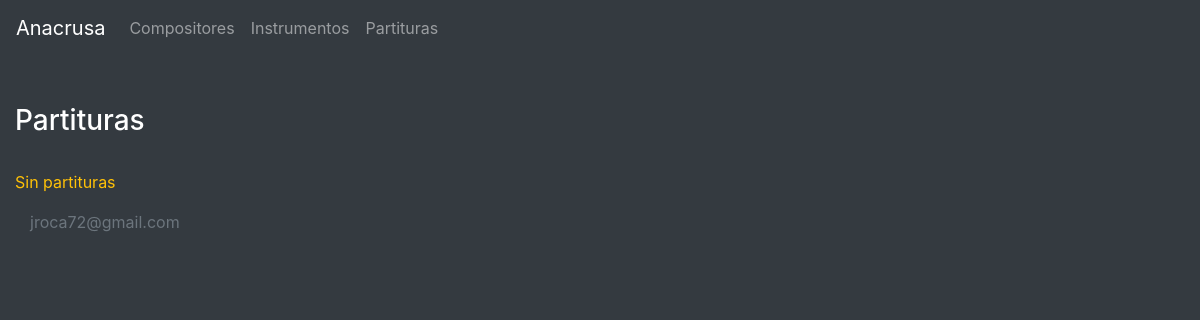
The page /partituras/2/ on the database as committed earlier.
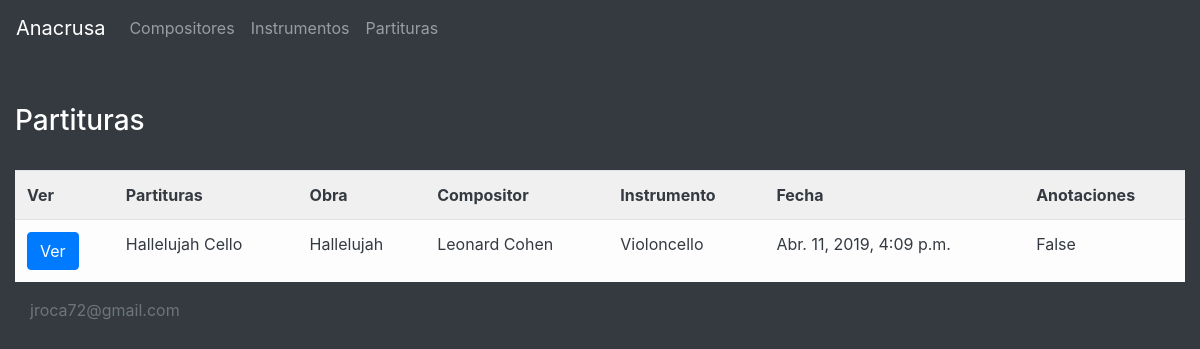
The same page on the database as committed later.
### glissando/models.py (models this page shows, shortened)
class partitura(models.Model):
    partitura = models.CharField(max_length=200)
    obra = models.ForeignKey(obra, default=None, null=False, blank=False)
    instrumento = models.ForeignKey(instrumento, default=None, null=False, blank=False)
    anotaciones = models.BooleanField(default=False)
    fecha = models.DateTimeField(default=datetime.now, blank=False)
    fichero = models.FileField(upload_to="partituras/", null=True, blank=True)
    class Meta:
        verbose_name_plural = "Partituras"

class obra(models.Model):
    obra = models.CharField(max_length=200)
    compositor = models.ForeignKey(compositor,default=None, null=False, blank=False)
    fecha = models.DateTimeField(default=datetime.now, blank=False)
    class Meta:
        verbose_name_plural = "Obras"
    def __unicode__(self):
        return self.obra

class compositor(models.Model):
    compositor = models.CharField(max_length=100)
    class Meta:
        verbose_name_plural = "Compositores"
    def __unicode__(self):
        return self.compositor

class instrumento(models.Model):
    instrumento = models.CharField(max_length=100)
    class Meta:
        verbose_name_plural = "Instrumentos"
    def __unicode__(self):
        return self.instrumento

### glissando/views.py (the view)
# urls.py: url(r'^partituras/(?P<id_obra>[0-9]+)/$', views.partituras , name = 'partituras'),
def partituras(request, id_obra):
	partituras = partitura.objects.filter(obra = id_obra)
	context = {'las_partituras': partituras}
	return render(request, 'glissando/partituras.html', context)

### templates/glissando/partituras.html
{% extends "base.html" %} {% load staticfiles %} {% block elcss %} {% endblock %}
{% block content %}
<br /><br />
<div class="row">
    <div class="col-md-12 col-lg-12">
        <h3> Partituras </h3>
        <br /> {% if las_partituras %}
        <div class="table-responsive">
            <table class="table table-striped table-light text-dark">
                <th>Ver</th>
                <th>Partituras</th>
                <th>Obra</th>
                <th>Compositor</th>
                <th>Instrumento</th>
                <th>Fecha</th>
                <th>Anotaciones</th>
                {% for partitura in las_partituras %}
                <tr>
                    <td><a href="/partituras/{{partitura.fichero}}/" class="btn btn-primary">Ver</a></td>
                    <td>{{ partitura.partitura }}</td>
                    <td>{{ partitura.obra }}</td>
                    <td>{{ partitura.obra.compositor }}</td>
                    <td>{{ partitura.instrumento }}</td>
                    <td>{{ partitura.fecha }}</td>
                    <td>{{ partitura.anotaciones }}</td>
                </tr>
                {% endfor %}
            </table>
        </div>
        {% else %}
        <p class="text-warning">Sin partituras</p>
        {% endif %}
    </div>
</div>
{% endblock %}

Rows that differ between the two databases and show on the page:
added partitura: partitura "Hallelujah Cello", obra "Hallelujah", obra.compositor "Leonard Cohen", instrumento "Violoncello", fecha "Abr. 11, 2019, 4:09 p.m.", anotaciones "False"
Other text that changed with them:
text no longer shown: "Sin partituras"
text now shown: "Ver Partituras Obra Compositor Instrumento Fecha Anotaciones"
